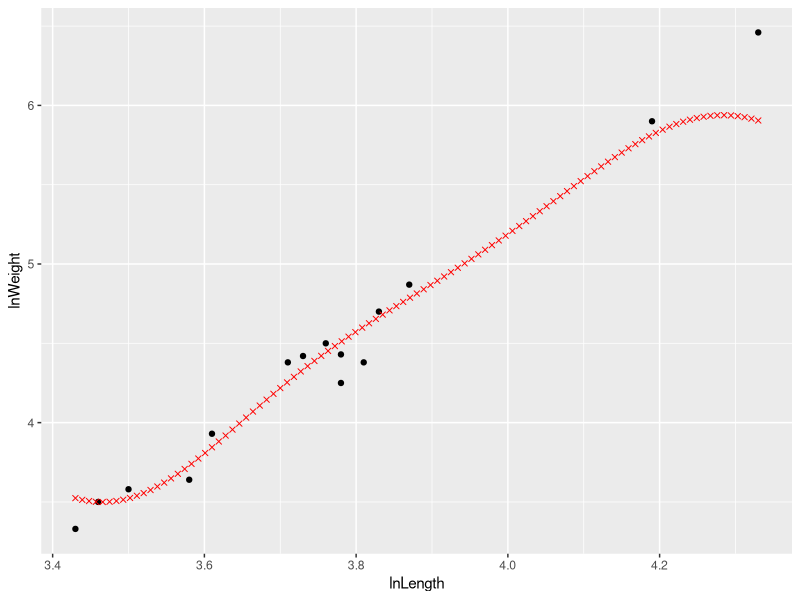

Write R code to recreate this figure.
library(ggplot2)
library(e1071)

alligator = data.frame(
  lnLength = c(3.87, 3.61, 4.33, 3.43, 3.81, 3.83, 3.46, 3.76,
               3.50, 3.58, 4.19, 3.78, 3.71, 3.73, 3.78),
  lnWeight = c(4.87, 3.93, 6.46, 3.33, 4.38, 4.70, 3.50, 4.50,
               3.58, 3.64, 5.90, 4.43, 4.38, 4.42, 4.25)
)

alli.mod1 = svm(alligator$lnLength,alligator$lnWeight)

perc <- c(0:100)
#go from min value to max value of length in steps of 1%
lengthtopredict <- ((max(alligator$lnLength)-min(alligator$lnLength))/100 * perc)+min(alligator$lnLength)

predictedweight <- predict(alli.mod1, lengthtopredict)

alligatorprediction <- data.frame(lnLength = lengthtopredict, lnWeight=predictedweight)

ggplot(alligator,aes(x = alligator$lnLength, 
                      y = alligator$lnWeight))+ 
    labs(x="lnLength",y="lnWeight") +
    geom_point() +
    geom_point(data=alligatorprediction, 
               aes(x=alligatorprediction$lnLength,
                   y=alligatorprediction$lnWeight), 
               col = "red", pch=4)
    